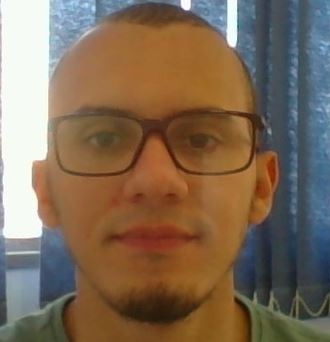
#> input picture AI ENGENEERING, COGNITIVE AND SEMANTIC COMPUTATION & IOT/Aula-0402/face1.JPG, 330 x 342 px
$ python VideoTMDesafio2.py
#> lines starting #> are read from the running program, lines starting #| are printed output that depends on the picture; long printed decimals are rounded
import cv2
import numpy as np

# Lê a imagem template - T
template = cv2.imread('face1.JPG', 0)
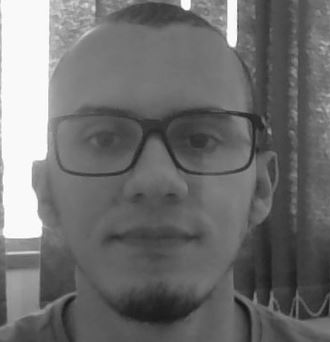
#> template: shape (342, 330); min 21, max 255, mean 111.1
w, h = template.shape[::-1]
#> w = 330; h = 342
# Quanto menor, mais sensível a ruídos..
limiar_detec = 0.80

cap = cv2.VideoCapture('video_face2.mp4')
# cria a janela com tamanho 1024x768
cv2.namedWindow('Original', cv2.WINDOW_NORMAL)
cv2.resizeWindow('Original', (1024, 768))

while True:
    # obtém o próximo frame do vídeo capturado
    ret, frame = cap.read()
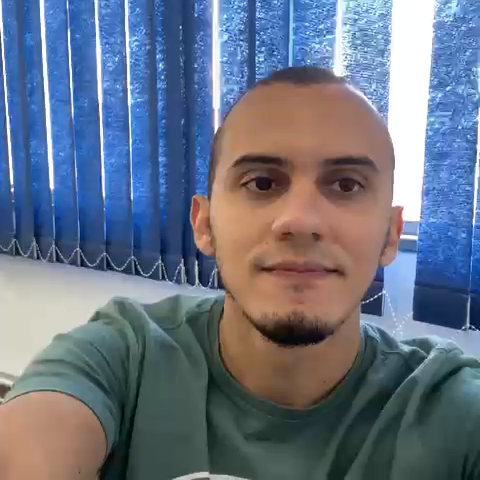
#> input picture frame 60 of AI ENGENEERING, COGNITIVE AND SEMANTIC COMPUTATION & IOT/Aula-0402/video_face2.mp4, 480 x 480 px
#> frame is the input picture: shape (480, 480, 3); mean B, G, R 133.2, 115.4, 105.2
    if not ret:
        break

    # imagem a ser analisada - A)
    gray = cv2.cvtColor(frame, cv2.COLOR_BGR2GRAY)
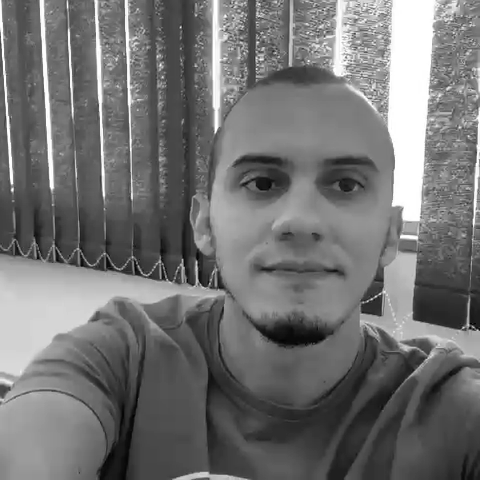
#> gray: shape (480, 480); min 0, max 255, mean 114.5
    # efetua o casamento de padrões
    res = cv2.matchTemplate(gray, template, cv2.TM_CCORR_NORMED)
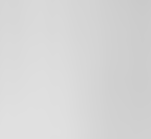
#> res: shape (139, 151) float32; min 0.794, max 0.882, mean 0.844

    min_val, max_val, min_loc, max_loc = cv2.minMaxLoc(res)
#> min_val = 0.794; max_val = 0.882; min_loc = (142, 0); max_loc = (7, 133)
    print(res.max())
#| 0.8818

    if res.max() > limiar_detec:
        top_left = max_loc
#> top_left = (7, 133)
        bottom_right = (top_left[0] + w, top_left[1] + h)
#> bottom_right = (337, 475)
        # desenha a caixa delimitadora e o texto no frame atual
        cv2.rectangle(frame, top_left, bottom_right, (255, 0, 0), 2)
        cv2.putText(frame, 'Face Detectada : ', (top_left[0], top_left[1]-10), cv2.FONT_HERSHEY_PLAIN, 1.5, (0,0,255), thickness=2)
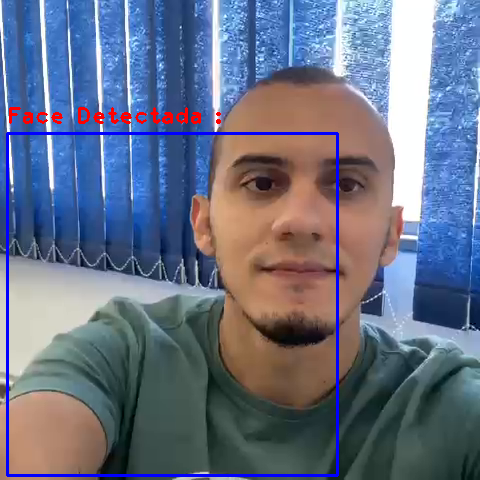
#> frame: shape (480, 480, 3); mean B, G, R 134.8, 113, 104.1

    cv2.imshow('Resultado do template matching', frame)

    if cv2.waitKey(20) == 27:
#> (key Esc is pressed here)
        break

cap.release()
cv2.destroyAllWindows()
